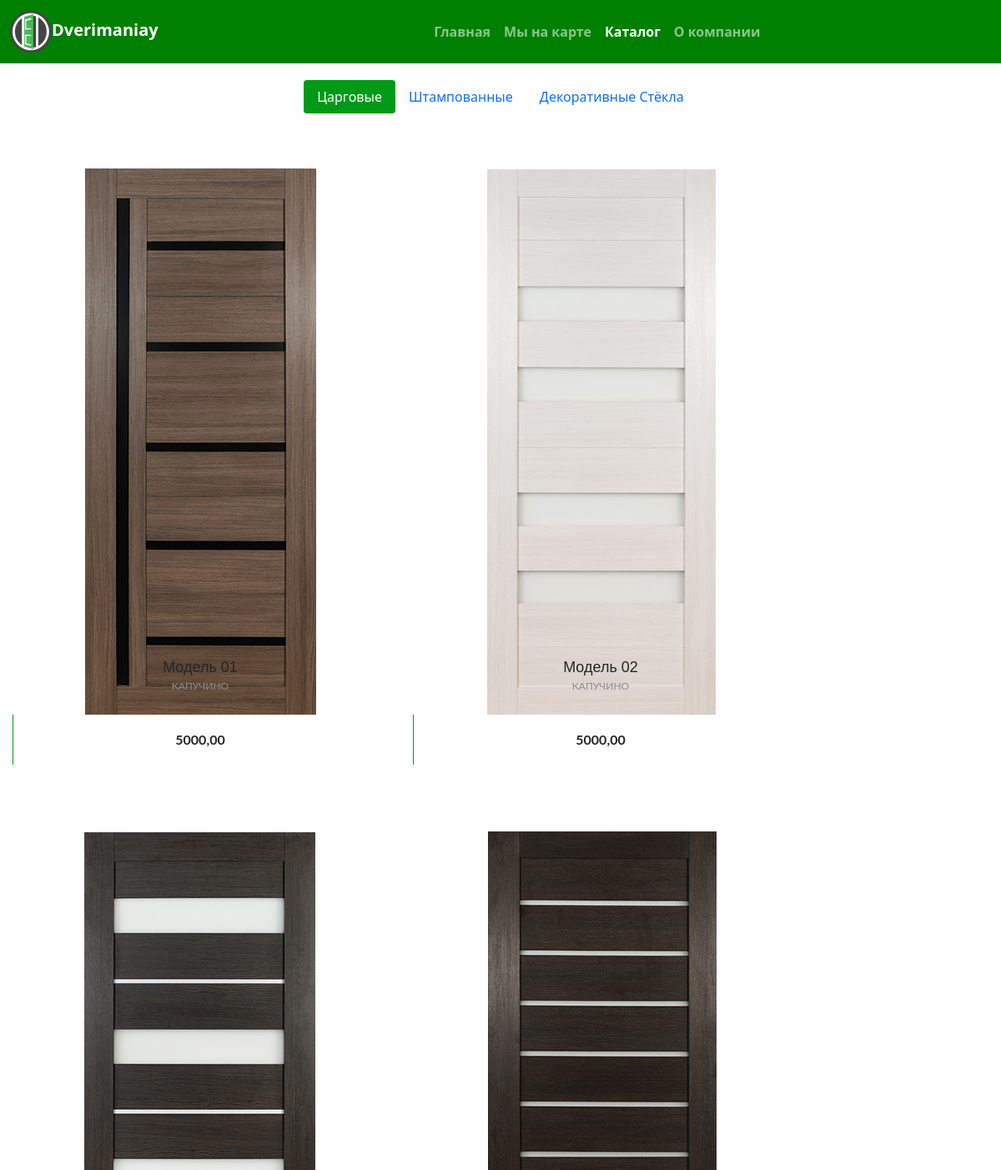
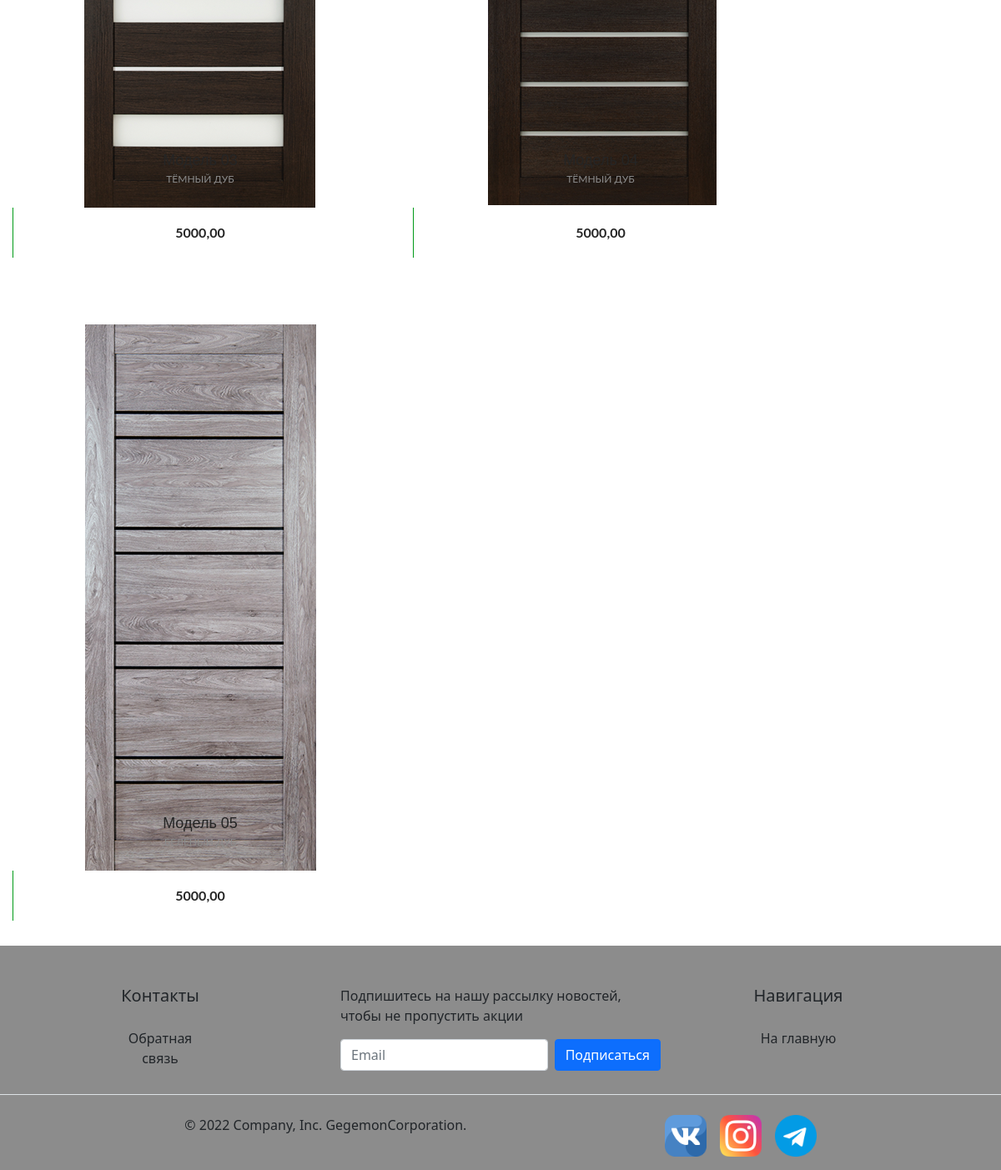
/catalog, run on the app's committed database (2 pictures, top to bottom).
### myapp/models.py (models this page shows, shortened)
class Door(models.Model):
    name = models.CharField(verbose_name='Название', max_length=200, blank=False)
    color = models.CharField(verbose_name='Цвет', max_length=200, blank=False)
    material = models.CharField(verbose_name='Материал', max_length=200, blank=False)
    size = models.CharField(verbose_name='Размер', max_length=200, blank=False)
    price = models.DecimalField(verbose_name='Цена', max_length=200, blank=True, max_digits=10, decimal_places=2, default=0)
    img = models.ImageField(verbose_name='Картинка', max_length=200, blank=False, upload_to='static/img')

### myapp/views.py (the view)
# urls.py: path('catalog', catalog_page, name='catalog'),
def catalog_page(request):
    charg = Door.objects.filter(material='Царговый')
    shtamp = Door.objects.filter(material='Штампованный')
    glass = Door.objects.filter(material='Стекло')
    if request.method == 'POST':
        if 'Delivery' in request.POST:
            form = Delivery(fullname=request.POST['fullname'], phone=request.POST['phone'], address=request.POST['address'], date=request.POST['date'])
            form.save()
            return redirect('catalog')
            pass
    return render(request, 'catalog.html', context={'charg': charg, 'shtamp': shtamp, 'glass': glass})

### contact/forms.py
class ContactForm(forms.ModelForm):
    email = forms.CharField(label='', widget=forms.TextInput(attrs={"class": "form-control", "placeholder": "Email", "id": ""}))
    class Meta:
        model = Contact
        fields = ('email',)

### contact/templatetags/contact_tags.py (called while the page is built)
@register.inclusion_tag("contact/tags/form.html")
def contact_form():
    return {"contact_form": ContactForm()}

### templates/catalog.html (shortened to what this page needs)
<!DOCTYPE html>
<html lang="en">
<head>
    {% load static %}
    <link rel="stylesheet" href="{% static 'css/style_catalog.css' %}">
    <link href="https://cdn.jsdelivr.net/npm/bootstrap@5.1.3/dist/css/bootstrap.min.css" rel="stylesheet">
</head>
<body>
      <header >
        <div class="con" id="nav">
        <nav class="navbar navbar-expand-lg navbar-dark " >
            <div class="container-fluid">
              <a id="navv" class="navbar-brand" href="#"><img src="{% static 'img/logo1.png' %}" width="50px" height="50px">Dverimaniay
              </a>
              <div class="collapse navbar-collapse" id="navbarSupportedContent">
                <ul class="navbar-nav me-auto mb-2 mb-lg-0">
                  <li class="nav-item">
                    <a class="nav-link " aria-current="page" href="{% url 'index' %}" id="text-menu">Главная</a>
                  </li>
                  <li class="nav-item">
                    <a class="nav-link " href="{% url 'map' %}" id="text-menu">Мы на карте</a>
                  </li>
                  <li class="nav-item">
                    <a class="nav-link active" href="{% url 'catalog' %}" id="text-menu">Каталог</a>
                  </li>
                  <li class="nav-item">
                    <a class="nav-link" href="{% url 'about' %}" id="text-menu">О компании</a>
                  </li>
                </ul>
              </div>
            </div>
          </nav>
        </div>
    </header>
 <ul class="nav nav-pills mb-3" id="pills-tab" role="tablist">
  <li class="nav-item" role="presentation">
    <button class="nav-link active" id="pills-chargovie-tab" data-bs-toggle="pill" data-bs-target="#pills-chargovie" type="button" role="tab" aria-controls="pills-chargovie" aria-selected="true">Царговые</button>
  </li>
  <li class="nav-item" role="presentation">
    <button class="nav-link" id="pills-shtampovanie-tab" data-bs-toggle="pill" data-bs-target="#pills-shtampovanie" type="button" role="tab" aria-controls="pills-shtampovanie" aria-selected="false">Штампованные</button>
  </li>
  <li class="nav-item" role="presentation">
    <button class="nav-link" id="pills-stecklo-tab" data-bs-toggle="pill" data-bs-target="#pills-stecklo" type="button" role="tab" aria-controls="pills-stecklo" aria-selected="false">Декоративные Стёкла</button>
  </li>
</ul>
<div class="tab-content" id="pills-tabContent">
  <div class="tab-pane fade show active" id="pills-chargovie" role="tabpanel" aria-labelledby="pills-chargovie-tab">
<div class="block-catalog">
  {% for item in charg  %}
  <div class="page-wrapper">
    <div class="page-inner">
      <div class="roww">
        <div class="el-wrapper">
          <div class="box-up">
            <img class="img" src="{{ item.img.url }}" alt="">
            <div class="img-info">
              <div class="info-inner">
                <span class="p-name">{{ item.name }}</span>
                <span class="p-company">{{ item.color }}</span>
              </div>
            </div>
          </div>
          <div class="box-down">
            <a class="cart" href="#">
              <span class="price">{{ item.price }}</span>
            </a>
          </div>
        </div>
      </div>
    </div>
  </div>
  {% endfor %}
</div>
  </div>
</div>
<footer class="py-5" id="py-5">
  <div class="row">
    <div class="col-2" id="col-2">
      <h5>Контакты</h5>
      <ul class="nav flex-column">
        <button type="button" class="btn btn-primary1" data-bs-toggle="modal" data-bs-target="#exampleModal111" data-bs-whatever="@mdo">Обратная связь</button>
      </ul>
    </div>
                {% load contact_tags %}
      {% contact_form %}
    <div class="col-3" id="col-3">
      <h5>Навигация</h5>
      <ul class="nav flex-column">
        <button  class="btn btn-primary1" data-bs-toggle="modal" data-bs-target="#exampleModal" data-bs-whatever="@mdo" onclick="window.location.href = '#'">На главную</button>
      </ul>
    </div>
  </div>
  <div class="d-flex justify-content-between py-4 my-4 border-top" id="justify-content-between" id="my-4">
    <p class="texttt">© 2022 Company, Inc. GegemonCorporation.</p>
    <ul class="list-unstyled d-flex">
      <li class="ms-3"><a href="https://vk.com"><img class="imgg" src="{% static 'img/vk.png' %}"></a></li>
      <li class="ms-3"><a href="https://www.instagram.com"><img class="imgg" src="{% static 'img/inst.png' %}"></a></li>
      <li class="ms-3"><a href="https://web.telegram.org"><img class="imgg" src="{% static 'img/tel.png' %}"></a></li>
    </ul>
  </div>
</footer>
</body>
</html>

### templates/contact/tags/form.html (shortened to what this page needs)
{% load static %}
    <div class="col-4 offset-1">
        <form action="{% url 'contact' %}" method="post" name="ContactView">
            <p class="fot-text">Подпишитесь на нашу рассылку новостей, чтобы не пропустить акции</p>
            <div class="d-flex w-100 gap-2">
                {{ contact_form }}
                <input class="btn btn-primary" name="ContactView" type="submit" value="Подписаться">
            </div>
        </form>
    </div>

### static/css/style_catalog.css (style rules this page uses)
* { padding: 0; margin: 0; }
html, body { overflow-x: hidden; }
.navbar-expand-lg .navbar-collapse { margin-right: 90px; }
.mb-lg-0 { margin: 0 auto; margin-bottom: 0!important; }
#navv { color: #000; font-weight: 900; font-family: inherit; }
.navbar { width: 1920px; z-index: 1; position: absolute; display: flex; flex-wrap: wrap; align-items: center; justify-content: space-between; padding-top: 0.5rem; padding-bottom: 0.5rem; }
.con { background-color: green; }
#text-menu { font-weight: 700; }
#navv { color: #fff; font-weight: 900; font-family: inherit; }
.block-catalog { display: flex; flex-wrap: wrap; justify-content: space-between; }
.nav { justify-content: center; display: flex; flex-wrap: wrap; padding-left: 0; margin-bottom: 0; list-style: none; margin: 20px; }
#pills-chargovie-tab.active { background-color: #009a17; }
.btn-primary1 { font-weight: 500; color: #000; }
.offset-1 { width: 385px; margin-left: 42%; }
.col-2 { text-align: center; flex: 0 0 auto; width: 20%; }
.col-3 { text-align: center; flex: 0 0 auto; width: 25%; }
.imgg { width: 50px; }
.my-4 { margin-top: 1.5rem!important; margin-bottom: 0rem!important; }
#py-5 { background: #8c8c8c; padding-top: 3rem!important; padding-bottom: 0rem!important; }
.row { justify-content: center; }
#justify-content-between { justify-content: space-evenly!important; padding-bottom: 0rem!important; margin-bottom: 0rem!important; }
.d-flex { display: -webkit-box; display: -ms-flexbox; display: flex; }
.page-wrapper { height: 100%; display: table; }
.page-wrapper .page-inner { display: table-cell; vertical-align: middle; }
.el-wrapper { width: 370px; padding: 15px; margin: 15px auto; background-color: #fff; }
.el-wrapper .box-down { width: 100%; height: 60px; position: relative; overflow: hidden; }
.el-wrapper .box-up { width: 100%; height: 675px; position: relative; overflow: hidden; text-align: center; }
.el-wrapper .img { padding: 20px 0; -webkit-transition: all 800ms cubic-bezier(0, 0, 0.18, 1); -moz-transition: all 800ms cubic-bezier(0, 0, 0.18, 1); -o-transition: all 800ms cubic-bezier(0, 0, 0.18, 1); transition: all 800ms cubic-bezier(0, 0, 0.18, 1); -webkit-transition-timing-function: cubic-bezier(0, 0, 0.18, 1); -moz-transition-timing-function: cubic-bezier(0, 0, 0.18, 1); -o-transition-timing-function: cubic-bezier(0, 0, 0.18, 1); transition-timing-function: cubic-bezier(0, 0, 0.18, 1); }
.info-inner { -webkit-transition: all 400ms cubic-bezier(0, 0, 0.18, 1); -moz-transition: all 400ms cubic-bezier(0, 0, 0.18, 1); -o-transition: all 400ms cubic-bezier(0, 0, 0.18, 1); transition: all 400ms cubic-bezier(0, 0, 0.18, 1); -webkit-transition-timing-function: cubic-bezier(0, 0, 0.18, 1); -moz-transition-timing-function: cubic-bezier(0, 0, 0.18, 1); -o-transition-timing-function: cubic-bezier(0, 0, 0.18, 1); transition-timing-function: cubic-bezier(0, 0, 0.18, 1); position: absolute; width: 100%; bottom: 25px; }
.info-inner .p-name, .info-inner .p-company { display: block; }
.info-inner .p-name { font-family: 'PT Sans', sans-serif; font-size: 18px; color: #252525; }
.info-inner .p-company { font-family: 'Lato', sans-serif; font-size: 12px; text-transform: uppercase; color: #8c8c8c; }
.cart { display: block; position: absolute; width: 100%; height: 100%; top: 0; left: 0; font-family: 'Lato', sans-serif; font-weight: 700; }
.cart .price { -webkit-transition: all 600ms cubic-bezier(0, 0, 0.18, 1); -moz-transition: all 600ms cubic-bezier(0, 0, 0.18, 1); -o-transition: all 600ms cubic-bezier(0, 0, 0.18, 1); transition: all 600ms cubic-bezier(0, 0, 0.18, 1); -webkit-transition-timing-function: cubic-bezier(0, 0, 0.18, 1); -moz-transition-timing-function: cubic-bezier(0, 0, 0.18, 1); -o-transition-timing-function: cubic-bezier(0, 0, 0.18, 1); transition-timing-function: cubic-bezier(0, 0, 0.18, 1); -webkit-transition-delay: 100ms; -o-transition-delay: 100ms; transition-delay: 100ms; display: block; position: absolute; top: 50%; left: 50%; -webkit-transform: translate(-50%, -50%); -ms-transform: translate(-50%, -50%); -o-transform: translate(-50%, -50%); transform: translate(-50%, -50%); font-size: 16px; color: #252525; }
@media (max-width: 1440px) { .navbar { width: 1440px; } }
@media (max-width: 1440px) { .el-wrapper { width: 480px; padding: 15px; margin: 15px auto; background-color: #fff; } }
@media (max-width: 1440px) { .block-catalog { display: flex; flex-wrap: wrap; justify-content: flex-start; } }

### data on the page
Door: img (picture), name "Модель 01", color "КАПУЧИНО", price "5000,00"
Door: img (picture), name "Модель 02", color "КАПУЧИНО", price "5000,00"
Door: img (picture), name "Модель 03", color "ТЁМНЫЙ ДУБ", price "5000,00"
Door: img (picture), name "Модель 04", color "ТЁМНЫЙ ДУБ", price "5000,00"
Door: img (picture), name "Модель 05", color "БЕЛЁНЫЙ ДУБ", price "5000,00"
